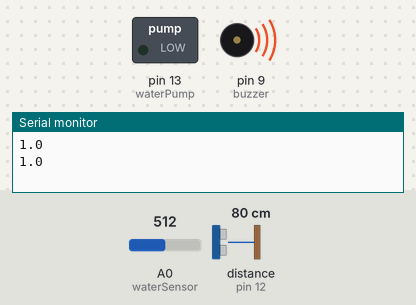
This sketch was run on a simulated Arduino Uno, built with avr-gcc and run on an emulated ATmega328P. Parts: switched loads named in the sketch (green lamp = pin HIGH), buzzer (waves = sounding), the last lines printed to the serial monitor. Wiring (inferred from the names in the program): ultrasonic range finder: trigger pin 11; echo pin 12. Inputs (shaded band) come from the test bench; at power-on: A0 (waterSensor) = 512, distance to the obstacle (sensor on pin 12) 80 cm. The echo pulse lasts 58.3 µs per cm; pins used as bus, display or sensor lines are not drawn.

Above: at 1.5 s.
1.6 s: A0 (waterSensor) set to 57
5.2 s: A0 (waterSensor) set to 47
At 6.0 s:
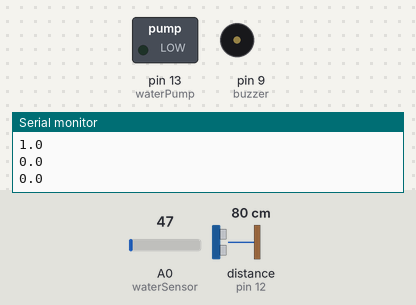
6.7 s: distance to the obstacle (sensor on pin 12) set to 16 cm
8.2 s: distance to the obstacle (sensor on pin 12) set to 12 cm
At 9.8 s:
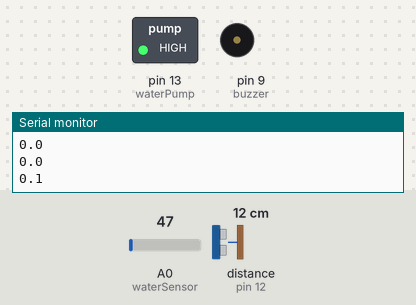
10.1 s: A0 (waterSensor) set to 122
At 11.7 s:
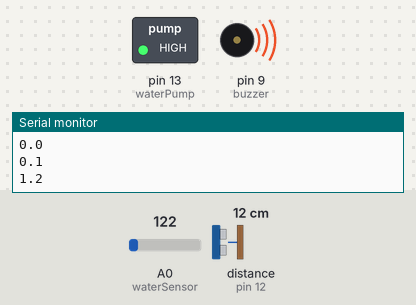
13.6 s: A0 (waterSensor) set to 40
At 16.1 s:
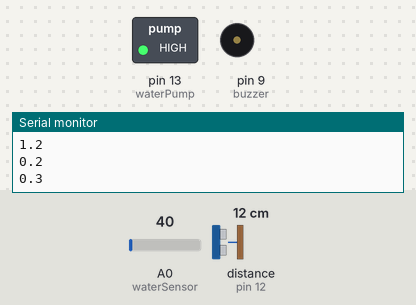
Timing chart, 0 to 17.2 s (numbered marks = the images above; inputs shaded):
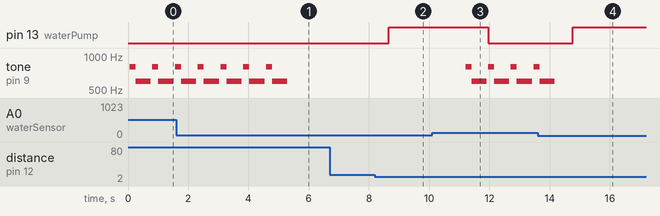

The sketch:

systems.ino
```cpp
#define trig 11
#define echo 12

int data = 0;
//int led = 13; // led attach to pin 13

const int buzzer = 9; // attach buzzer to pin 9
const int waterSensor = A0; // attach sensor to pin a0
int sensorValue;
bool isleak = 0;
char buffer[40];


int distance = 0, t = 0;
const int waterPump = 13;
int tempConsomation = 0;
double tempConsomation1 = 0;
double tempConsomation2 = 0;


void setup() {
  //  pinMode(led, OUTPUT);
  pinMode(buzzer, OUTPUT);
  pinMode(waterSensor, INPUT);
  pinMode(trig, OUTPUT);
  pinMode(echo, INPUT);
  pinMode(waterPump, OUTPUT);
  Serial.begin(9600);

}

void loop() {
  digitalWrite(trig, LOW);
  delayMicroseconds(5);
  digitalWrite(trig, HIGH);
  delayMicroseconds(10);
  digitalWrite(trig, LOW);
  t = pulseIn(echo, HIGH);
  distance = t / 57;
  delay(50);

  if (distance < 15 && distance > 5 && isleak == 0 ) {
    tempConsomation1 = millis();

    digitalWrite(waterPump, HIGH);
    delay(1000);
    tempConsomation2 = millis();

    tempConsomation += ( tempConsomation2 - tempConsomation1 ) ;

  }
  else {
    digitalWrite(waterPump, LOW);
  }


  sensorValue = analogRead(waterSensor);
  if (sensorValue > 50) {
    tone(buzzer, 800, 500);
    delay(200);
    tone(buzzer, 600, 500);
    isleak = 1;
    sprintf(buffer, "1.%d", tempConsomation / 1000);
    Serial.println(buffer);
    delay(500);

  }
  else {
    sprintf(buffer, "0.%d", tempConsomation / 1000);
    Serial.println(buffer);
    isleak = 0;
    delay(500);
  }


  if (Serial.available() > 0) {
    data = Serial.read();
    if (data == '1' && isleak == 0 ) {
      digitalWrite(waterPump, HIGH);
      delay(2000);
      digitalWrite(waterPump, LOW);

      tempConsomation = tempConsomation + 1000;

    } else if (data == '0' && !isleak) {
      digitalWrite(waterPump, HIGH);
      delay(4000);
      digitalWrite(waterPump, LOW);
      tempConsomation = tempConsomation + 2000;

    }
    delay(10);
  }
}
```

Measured:
- the behaviour switches between 51 and 50 on A0 (waterSensor) (found by bisection; images 0 and 1)
- the behaviour switches between 15 and 14 cm on distance to the obstacle (sensor on pin 12) (found by bisection; images 1 and 2)
- after the input at 5.2 s, tone on pin 9 (buzzer): goes on until 5.3 s, then stays silent
- after the input at 8.2 s, pin 13 (waterPump): LOW → HIGH after 0.46 s
- after the input at 10.1 s, pin 13 (waterPump): HIGH → LOW after 1.9 s; tone on pin 9 (buzzer): silent → 800 Hz after 1.1 s, then repeats every 0.75 s: 600 Hz 0.50 s, silent 0.05 s, 800 Hz 0.20 s
- after the input at 13.6 s, pin 13 (waterPump): LOW → HIGH after 1.2 s; tone on pin 9 (buzzer): goes on until 14.2 s, then stays silent
- by itself, tone on pin 9 (buzzer): repeats every 0.76 s: silent 0.06 s, 800 Hz 0.20 s, 600 Hz 0.50 s
